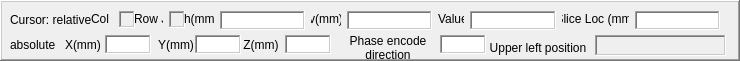
    <widget class="QFrame" name="frame_5">
     <property name="geometry">
      <rect>
       <x>5</x>
       <y>260</y>
       <width>740</width>
       <height>61</height>
      </rect>
     </property>
     <property name="autoFillBackground">
      <bool>true</bool>
     </property>
     <property name="frameShape">
      <enum>QFrame::WinPanel</enum>
     </property>
     <property name="frameShadow">
      <enum>QFrame::Raised</enum>
     </property>
     <widget class="QTextEdit" name="lblPhaseEncodeDirection">
      <property name="geometry">
       <rect>
        <x>440</x>
        <y>35</y>
        <width>46</width>
        <height>19</height>
       </rect>
      </property>
      <property name="frameShape">
       <enum>QFrame::WinPanel</enum>
      </property>
      <property name="verticalScrollBarPolicy">
       <enum>Qt::ScrollBarAlwaysOff</enum>
      </property>
     </widget>
     <widget class="QLabel" name="label_30">
      <property name="geometry">
       <rect>
        <x>335</x>
        <y>25</y>
        <width>106</width>
        <height>46</height>
       </rect>
      </property>
      <property name="text">
       <string>Phase encode direction</string>
      </property>
      <property name="alignment">
       <set>Qt::AlignCenter</set>
      </property>
      <property name="wordWrap">
       <bool>true</bool>
      </property>
     </widget>
     <widget class="QLabel" name="label_43">
      <property name="geometry">
       <rect>
        <x>65</x>
        <y>35</y>
        <width>43</width>
        <height>19</height>
       </rect>
      </property>
      <property name="text">
       <string>X(mm)</string>
      </property>
     </widget>
     <widget class="QTextEdit" name="lblY">
      <property name="geometry">
       <rect>
        <x>195</x>
        <y>35</y>
        <width>46</width>
        <height>19</height>
       </rect>
      </property>
      <property name="frameShape">
       <enum>QFrame::WinPanel</enum>
      </property>
      <property name="verticalScrollBarPolicy">
       <enum>Qt::ScrollBarAlwaysOff</enum>
      </property>
     </widget>
     <widget class="QTextEdit" name="lblX">
      <property name="geometry">
       <rect>
        <x>105</x>
        <y>35</y>
        <width>46</width>
        <height>19</height>
       </rect>
      </property>
      <property name="frameShape">
       <enum>QFrame::WinPanel</enum>
      </property>
      <property name="verticalScrollBarPolicy">
       <enum>Qt::ScrollBarAlwaysOff</enum>
      </property>
     </widget>
     <widget class="QLabel" name="label_44">
      <property name="geometry">
       <rect>
        <x>155</x>
        <y>35</y>
        <width>42</width>
        <height>19</height>
       </rect>
      </property>
      <property name="text">
       <string>Y(mm)</string>
      </property>
      <property name="alignment">
       <set>Qt::AlignCenter</set>
      </property>
      <property name="wordWrap">
       <bool>true</bool>
      </property>
     </widget>
     <widget class="QTextEdit" name="lblZ">
      <property name="geometry">
       <rect>
        <x>285</x>
        <y>35</y>
        <width>46</width>
        <height>19</height>
       </rect>
      </property>
      <property name="frameShape">
       <enum>QFrame::WinPanel</enum>
      </property>
      <property name="verticalScrollBarPolicy">
       <enum>Qt::ScrollBarAlwaysOff</enum>
      </property>
     </widget>
     <widget class="QLabel" name="label_45">
      <property name="geometry">
       <rect>
        <x>240</x>
        <y>35</y>
        <width>42</width>
        <height>19</height>
       </rect>
      </property>
      <property name="text">
       <string>Z(mm)</string>
      </property>
      <property name="alignment">
       <set>Qt::AlignCenter</set>
      </property>
      <property name="wordWrap">
       <bool>true</bool>
      </property>
     </widget>
     <widget class="QLabel" name="label_46">
      <property name="geometry">
       <rect>
        <x>10</x>
        <y>10</y>
        <width>91</width>
        <height>19</height>
       </rect>
      </property>
      <property name="text">
       <string>Cursor: relative</string>
      </property>
     </widget>
     <widget class="QLabel" name="label_47">
      <property name="geometry">
       <rect>
        <x>10</x>
        <y>35</y>
        <width>51</width>
        <height>19</height>
       </rect>
      </property>
      <property name="text">
       <string>absolute</string>
      </property>
     </widget>
     <widget class="QLabel" name="lblUpperLeft">
      <property name="geometry">
       <rect>
        <x>595</x>
        <y>35</y>
        <width>131</width>
        <height>21</height>
       </rect>
      </property>
      <property name="font">
       <font>
        <pointsize>7</pointsize>
       </font>
      </property>
      <property name="autoFillBackground">
       <bool>true</bool>
      </property>
      <property name="frameShape">
       <enum>QFrame::WinPanel</enum>
      </property>
      <property name="frameShadow">
       <enum>QFrame::Sunken</enum>
      </property>
      <property name="text">
       <string/>
      </property>
     </widget>
     <widget class="QLabel" name="label_62">
      <property name="geometry">
       <rect>
        <x>480</x>
        <y>35</y>
        <width>116</width>
        <height>26</height>
       </rect>
      </property>
      <property name="text">
       <string>Upper left position</string>
      </property>
      <property name="alignment">
       <set>Qt::AlignCenter</set>
      </property>
      <property name="wordWrap">
       <bool>true</bool>
      </property>
     </widget>
     <widget class="QLabel" name="label_69">
      <property name="geometry">
       <rect>
        <x>91</x>
        <y>11</y>
        <width>22</width>
        <height>16</height>
       </rect>
      </property>
      <property name="text">
       <string>Col I</string>
      </property>
     </widget>
     <widget class="QLabel" name="lblColI">
      <property name="geometry">
       <rect>
        <x>119</x>
        <y>11</y>
        <width>16</width>
        <height>17</height>
       </rect>
      </property>
      <property name="frameShape">
       <enum>QFrame::WinPanel</enum>
      </property>
      <property name="frameShadow">
       <enum>QFrame::Sunken</enum>
      </property>
      <property name="text">
       <string/>
      </property>
     </widget>
     <widget class="QLabel" name="label_70">
      <property name="geometry">
       <rect>
        <x>134</x>
        <y>11</y>
        <width>29</width>
        <height>16</height>
       </rect>
      </property>
      <property name="text">
       <string>Row J</string>
      </property>
     </widget>
     <widget class="QLabel" name="lblRowJ">
      <property name="geometry">
       <rect>
        <x>169</x>
        <y>11</y>
        <width>16</width>
        <height>17</height>
       </rect>
      </property>
      <property name="frameShape">
       <enum>QFrame::WinPanel</enum>
      </property>
      <property name="frameShadow">
       <enum>QFrame::Sunken</enum>
      </property>
      <property name="text">
       <string/>
      </property>
     </widget>
     <widget class="QLabel" name="label_29">
      <property name="geometry">
       <rect>
        <x>184</x>
        <y>11</y>
        <width>30</width>
        <height>16</height>
       </rect>
      </property>
      <property name="text">
       <string>h(mm)</string>
      </property>
     </widget>
     <widget class="QTextEdit" name="lblH">
      <property name="geometry">
       <rect>
        <x>220</x>
        <y>11</y>
        <width>85</width>
        <height>19</height>
       </rect>
      </property>
      <property name="frameShape">
       <enum>QFrame::WinPanel</enum>
      </property>
      <property name="verticalScrollBarPolicy">
       <enum>Qt::ScrollBarAlwaysOff</enum>
      </property>
     </widget>
     <widget class="QLabel" name="label_27">
      <property name="geometry">
       <rect>
        <x>311</x>
        <y>11</y>
        <width>30</width>
        <height>16</height>
       </rect>
      </property>
      <property name="text">
       <string>v(mm)</string>
      </property>
      <property name="alignment">
       <set>Qt::AlignCenter</set>
      </property>
      <property name="wordWrap">
       <bool>true</bool>
      </property>
     </widget>
     <widget class="QTextEdit" name="lblV">
      <property name="geometry">
       <rect>
        <x>347</x>
        <y>11</y>
        <width>85</width>
        <height>19</height>
       </rect>
      </property>
      <property name="frameShape">
       <enum>QFrame::WinPanel</enum>
      </property>
      <property name="verticalScrollBarPolicy">
       <enum>Qt::ScrollBarAlwaysOff</enum>
      </property>
     </widget>
     <widget class="QLabel" name="label_28">
      <property name="geometry">
       <rect>
        <x>438</x>
        <y>11</y>
        <width>26</width>
        <height>16</height>
       </rect>
      </property>
      <property name="text">
       <string>Value</string>
      </property>
     </widget>
     <widget class="QTextEdit" name="lblValue">
      <property name="geometry">
       <rect>
        <x>470</x>
        <y>11</y>
        <width>86</width>
        <height>19</height>
       </rect>
      </property>
      <property name="frameShape">
       <enum>QFrame::WinPanel</enum>
      </property>
      <property name="verticalScrollBarPolicy">
       <enum>Qt::ScrollBarAlwaysOff</enum>
      </property>
     </widget>
     <widget class="QLabel" name="label_14">
      <property name="geometry">
       <rect>
        <x>562</x>
        <y>11</y>
        <width>67</width>
        <height>16</height>
       </rect>
      </property>
      <property name="text">
       <string>Slice Loc (mm)</string>
      </property>
      <property name="alignment">
       <set>Qt::AlignCenter</set>
      </property>
      <property name="wordWrap">
       <bool>false</bool>
      </property>
     </widget>
     <widget class="QTextEdit" name="lblSliceLocation">
      <property name="geometry">
       <rect>
        <x>635</x>
        <y>11</y>
        <width>85</width>
        <height>19</height>
       </rect>
      </property>
      <property name="frameShape">
       <enum>QFrame::WinPanel</enum>
      </property>
      <property name="verticalScrollBarPolicy">
       <enum>Qt::ScrollBarAlwaysOff</enum>
      </property>
     </widget>
    </widget>
